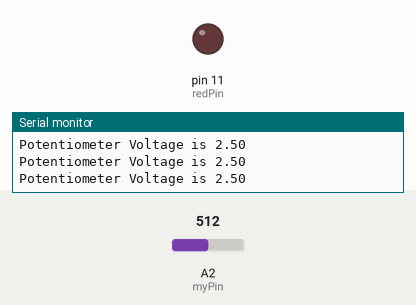
A sketch run on a simulated Arduino Uno, built with avr-gcc and run on an emulated ATmega328P. Parts: output pins drawn as LEDs (lit = HIGH), the last lines printed to the serial monitor. Inputs (shaded band) come from the test bench; at power-on: A2 (myPin) = 512.

Above: at 1.2 s.
1.3 s: A2 (myPin) set to 808
2.8 s: A2 (myPin) set to 826
At 4.0 s:
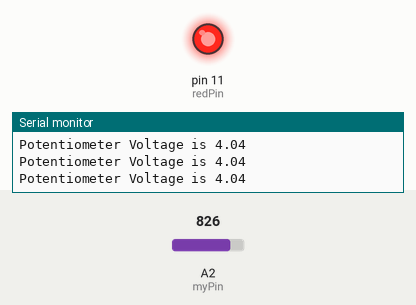
4.5 s: A2 (myPin) set to 716
At 5.3 s:
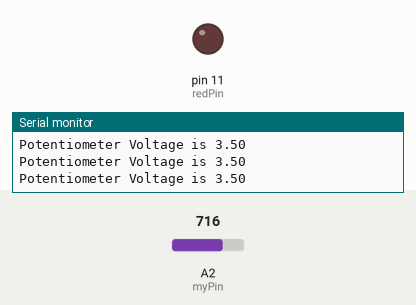
6.0 s: A2 (myPin) set to 900
At 6.5 s:
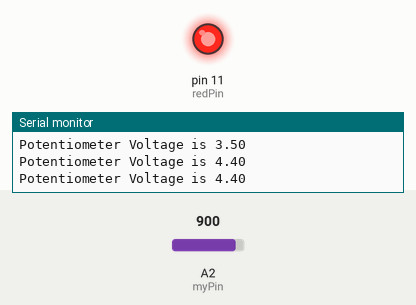
Timing chart, 0 to 8.5 s (numbered marks = the images above; inputs shaded):
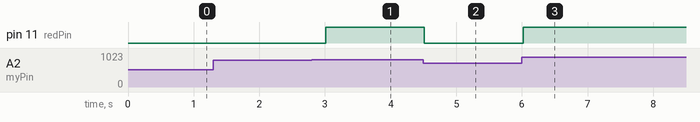

Measured:
- the behaviour switches between 818 and 819 on A2 (myPin) (found by bisection; images 0 and 1)
- after the input at 2.8 s, pin 11 (redPin): LOW → HIGH after 0.21 s
- after the input at 4.5 s, pin 11 (redPin): HIGH → LOW at once
- after the input at 6.0 s, pin 11 (redPin): LOW → HIGH at once

The sketch:

Understanding_if.ino
```cpp
int myPin = A2;
int greenPin = 9;
int yellowPin = 10;
int redPin = 11;
int readVal;
float V2;
int wait = 250;

void setup() {
  // put your setup code here, to run once:
Serial.begin(9600);
pinMode(myPin, INPUT);
pinMode(redPin, OUTPUT);
}

void loop() {
  // put your main code here, to run repeatedly:
readVal = analogRead(myPin);
V2 = (5./1023.)*readVal;
Serial.print("Potentiometer Voltage is ");
Serial.println(V2);

if (V2 <= 3.0){
  digitalWrite(greenPin, HIGH);
  digitalWrite(yellowPin, LOW);
  digitalWrite(redPin, LOW);
}
if (V2 > 3.0 && V2 <= 4.0){
  digitalWrite(greenPin, LOW);
  digitalWrite(yellowPin, HIGH);
  digitalWrite(redPin, LOW);
}
if (V2 > 4.0){
  digitalWrite(greenPin, LOW);
  digitalWrite(yellowPin, LOW);
  digitalWrite(redPin, HIGH);
}

delay(wait);
}
```
